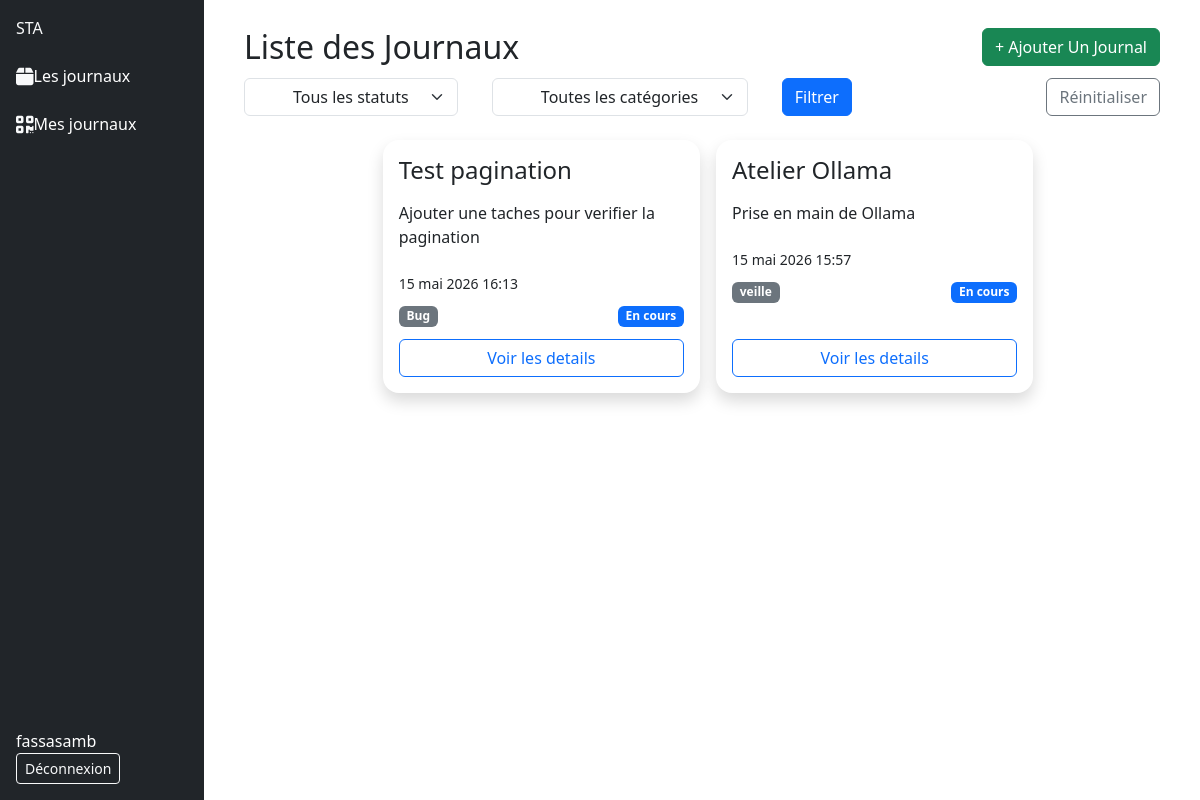
The app's page /entree/ (signed in) with its own data.
### activite/models.py (models this page shows)
class Entree(models.Model) :
    class Statut(models.TextChoices):
        EN_COURS = 'en_cours', 'En cours'
        RESOLU   = 'resolu',   'Résolu'
        BLOQUE   = 'bloque',   'Bloqué'
    titre = models.CharField( max_length=100)
    contenu_textuel = models.TextField()
    image_de_preuve = models.ImageField(upload_to='images/')
    date_creation = models.DateTimeField(auto_now_add=True)
    categorie = models.ForeignKey(Categorie, on_delete=models.SET_NULL, null=True)
    user = models.ForeignKey(User, on_delete=models.SET_NULL, null=True)
    etat = models.CharField(
        max_length=20,
        choices=Statut.choices,
        default=Statut.EN_COURS
    )

class Categorie(models.Model) :
    nom_categorie = models.CharField( max_length=64)
    description = models.TextField()
    date_creation = models.DateTimeField(auto_now_add=True)
    def __str__(self):
        return self.nom_categorie

### activite/views.py (the view)
# urls.py: path("", EntreeListView.as_view(), name="entree"),
class EntreeListView(LoginRequiredMixin, ListView):
    model = Entree
    template_name = 'liste_tache.html'
    context_object_name = 'entrees'
    paginate_by = 4
    def get_queryset(self):
        qs = Entree.objects.filter(user=self.request.user).order_by('-date_creation')
        statut = self.request.GET.get('statut')
        categorie = self.request.GET.get('categorie')
        if statut:
            qs = qs.filter(etat=statut)
        if categorie:
            qs = qs.filter(categorie__id=categorie)
        return qs
    def get_context_data(self, **kwargs):
        context = super().get_context_data(**kwargs)
        context['categories'] = Categorie.objects.all()
        context['statut_choices'] = Entree.Statut.choices
        context['statut_actif'] = self.request.GET.get('statut', '')
        context['categorie_active'] = self.request.GET.get('categorie', '')
        return context

### activite/templates/liste_tache.html (shortened to what this page needs)
{% extends 'base.html' %}
{% block content %}
<div class="container-fluid bg-white">
    <div class="d-flex flex-row justify-content-between align-items-start mx-4 p-1">
        <h2>Liste des Journaux</h2>
        <button class="btn btn-success">
            <a href="{% url 'creer_entree' %}" class="text-decoration-none text-white"> + Ajouter Un Journal</a>
        </button>
    </div>
    <form method="get" class="row g-2 mb-2 mx-4 justify-content-between">
        <div class="col-8 d-flex justify-content-between">
            <div >
                <select name="statut" class="form-select px-5">
                    <option value="">Tous les statuts</option>
                </select>
            </div>
            <div >
                <select name="categorie" class="form-select px-5">
                    <option value="">Toutes les catégories</option>
                </select>
            </div>
        <button type="submit" class="btn btn-primary">Filtrer</button>
        </div>
        <div class="col-auto ">
            <a href="{% url 'entree' %}" class="btn btn-outline-secondary">Réinitialiser</a>
        </div>
    </form>
    <div class="row d-flex justify-content-center ps-2 ms-2 pt-2  container-fluid ">
        {% for entree in entrees %}
            <div class="col-4 m-2 p-3 rounded-4 shadow d-flex flex-column gap-2">
                <h4> {{entree.titre|truncatechars:25}} </h4>
                <p> {{entree.contenu_textuel|truncatechars:50 }} </p>
                <small> {{entree.date_creation}} </small>
                <div class="d-flex flex-row justify-content-between">
                <span class="badge bg-secondary my-1">{{ entree.categorie }}</span>
                    {% if entree.etat == 'en_cours' %}
                        <span class="badge bg-primary my-1">{{ entree.get_etat_display }}</span>
                    {% elif entree.etat == 'resolu' %}
                        <span class="badge bg-success my-1">{{ entree.get_etat_display }}</span>
                    {% elif entree.etat == 'bloque' %}
                        <span class="badge bg-danger my-1">{{ entree.get_etat_display }}</span>
                    {% endif %}
                </div>
                <a href="{% url 'detail_entree' entree.pk %} " class="btn btn-outline-primary mt-auto text-decoration-none">Voir les details</a>
            </div>
        {% endfor %}
    </div>
</div>
{% endblock content %}

### templates/base.html (shortened to what this page needs)
{% load static %}
<!DOCTYPE html>
<html lang="en">
<head>
    <link href="https://cdn.jsdelivr.net/npm/bootstrap@5.3.3/dist/css/bootstrap.min.css" rel="stylesheet">
</head>
<body>
    <div class=" justify-content-between m-0">
        <div class="row d-flex flex-row" >
            <div class="sidebar sticky-top d-flex flex-column justify-content-between align-items-start p-3 vh-100 bg-dark  start-0 top-0  col-2" >
                <div class="d-flex flex-column align-items-start gap-4">
                <a class="navbar-brand text-light" href="{% url 'entree' %}">STA</a>
                <a class="text-decoration-none text-white" href="{% url 'entree' %}"><i class="fa-solid fa-box fa-lg text-light"></i>Les journaux</a>
                <a class="text-decoration-none text-white" href="{% url 'user_entrees' user.pk%}"><i class="fa-solid fa-qrcode fa-lg text-light"></i>Mes journaux</a>
                </div>
                <div>
                {% if request.user.is_authenticated %}
                    <span class="text-white me-3">{{ request.user.username }}</span>
                    <form method="post" action="{% url 'logout' %}">
                        <button type="submit" class="btn btn-outline-light btn-sm">Déconnexion</button>
                    </form>
                {% endif %}
                </div>
            </div>
            <div class="col-10 mt-4 ">
                {% block content %}
                {% endblock content %}
            </div>
        </div>
    </div>
</body>
</html>

### records on screen
Entree: titre "Test pagination", contenu_textuel "Ajouter une taches pour verifier la pagination", date_creation "15 mai 2026 16:13", categorie "Bug", etat "En cours"
Entree: titre "Atelier Ollama", contenu_textuel "Prise en main de Ollama", date_creation "15 mai 2026 15:57", categorie "veille", etat "En cours"

### other values on screen
{{ request.user.username }} "fassasamb"
